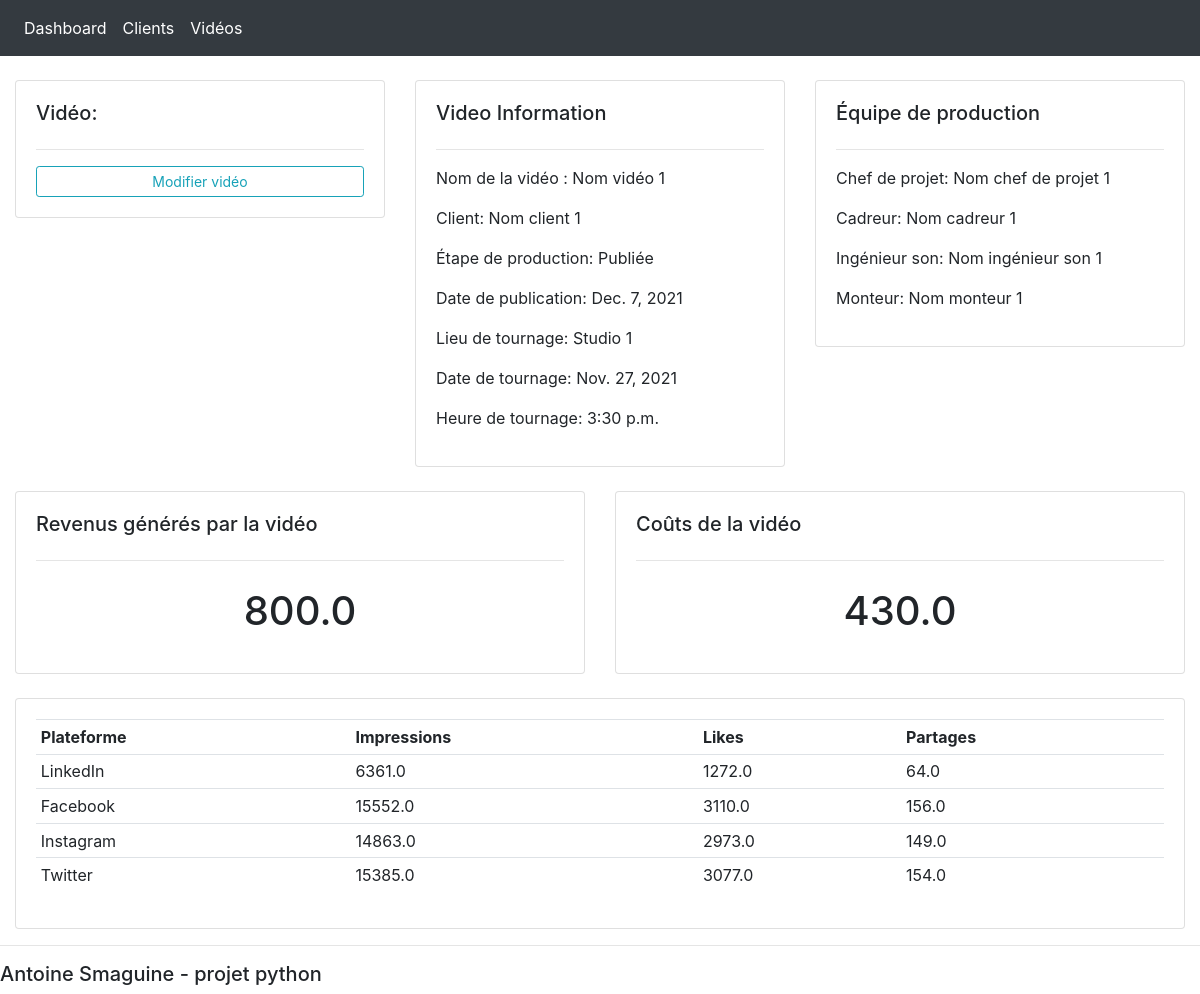
The page /video/1/ on the database its author committed.
### dashboard/models.py (models this page shows, shortened)
class Video(models.Model):
    PRODUCTION_STAGE = (
        ('En pré-production', 'En pré-production'),
        ('En production', 'En production'),
        ('En post-production', 'En post-production'),
        ('Publiée', 'Publiée')
    )
    LIEU_TOURNAGE = (
        ('Studio 1','Studio 1'),
        ('Studio 2','Studio 2'),
        ('Studio 3', 'Studio 3')
    )
    videoName = models.CharField(max_length=200, null=True, blank=True)
    stage = models.CharField(max_length=200, null=True, blank=True, choices=PRODUCTION_STAGE)
    datePublication = models.DateField(null=True, blank=True)
    lieuTournage = models.CharField(max_length=200, null=True, blank=True, choices=LIEU_TOURNAGE)
    dateTournage = models.DateField(null=True, blank=True)
    heureTournage = models.TimeField(null=True, blank=True)
    revenusGen = models.FloatField(null=True, blank=True)
    client = models.ForeignKey(Client, null=True, blank=True, on_delete=models.SET_NULL)
    chefProjet = models.ForeignKey(ChefProjet, null=True, blank=True, on_delete=models.SET_NULL)
    cadreur = models.ForeignKey(Cadreur, null=True, blank=True, on_delete=models.SET_NULL)
    ingénieurSon = models.ForeignKey(IngenieurSon, null=True, blank=True, on_delete=models.SET_NULL)
    monteur = models.ForeignKey(Monteur, null=True, blank=True, on_delete=models.SET_NULL)
    impressionsLinkedin = models.FloatField(null=True, blank=True)
    likesLinkedin = models.FloatField(null=True, blank=True)
    partagesLinkedin = models.FloatField(null=True, blank=True)
    impressionsFacebook = models.FloatField(null=True, blank=True)
    likesFacebook = models.FloatField(null=True, blank=True)
    partagesFacebook = models.FloatField(null=True, blank=True)
    impressionsInstagram = models.FloatField(null=True, blank=True)
    likesInstagram = models.FloatField(null=True, blank=True)
    partagesInstagram = models.FloatField(null=True, blank=True)
    impressionsTwitter = models.FloatField(null=True, blank=True)
    likesTwitter = models.FloatField(null=True, blank=True)
    partagesTwitter = models.FloatField(null=True, blank=True)

class Client(models.Model):
    PROFESSION = (
        ('Avocat', 'Avocat'),
        ('Expert-comptable', 'Expert-comptable'),
        ('Maire', 'Maire')
    )
    STATUT = (
        ('Client','Client'),
        ('Lead qualifié','Lead qualifié'),
        ('Prospect','Prospect')
    )
    firstname = models.CharField(max_length=200, null=True, blank=True)
    lastname = models.CharField(max_length=200, null=True, blank=True)
    profession = models.CharField(max_length=200, null=True, blank=True, choices=PROFESSION)
    statut = models.CharField(max_length=200, null=True, blank=True, choices=STATUT)
    def __str__(self):
        return self.lastname

class ChefProjet(models.Model):
    firstname = models.CharField(max_length=200, null=True, blank=True)
    lastname = models.CharField(max_length=200, null=True, blank=True)
    cost = models.FloatField(null=True, blank=True)
    def __str__(self):
        return self.lastname

class Cadreur(models.Model):
    firstname = models.CharField(max_length=200, null=True, blank=True)
    lastname = models.CharField(max_length=200, null=True, blank=True)
    cost = models.FloatField(null=True, blank=True)
    def __str__(self):
        return self.lastname

class IngenieurSon(models.Model):
    firstname = models.CharField(max_length=200, null=True, blank=True)
    lastname = models.CharField(max_length=200, null=True, blank=True)
    cost = models.FloatField(null=True, blank=True)
    def __str__(self):
        return self.lastname

class Monteur(models.Model):
    firstname = models.CharField(max_length=200, null=True, blank=True)
    lastname = models.CharField(max_length=200, null=True, blank=True)
    cost = models.FloatField(null=True, blank=True)
    def __str__(self):
        return self.lastname

### dashboard/views.py (the view)
# urls.py: path('video/<str:pk>/', views.videoPage, name='video'),
def videoPage(request, pk):
    video = Video.objects.get(id=pk)
    cost = video.chefProjet.cost + video.cadreur.cost + video.ingénieurSon.cost + video.monteur.cost
    context = {'video':video, 'cost':cost}
    return render(request, 'dashboard/video.html', context)

### dashboard/templates/dashboard/video.html (shortened to what this page needs)
{%  extends 'dashboard/main.html' %}
{% block content %}
	<br>
	<div class="row">
		<div class="col-md">
			<div class="card card-body">
				<h5>Vidéo:</h5>
				<hr>
				<a class="btn btn-outline-info  btn-sm btn-block" href="{% url 'update_video' video.id %}">Modifier vidéo</a>
			</div>
		</div>
		<div class="col-md">
			<div class="card card-body">
				<h5>Video Information</h5>
				<hr>
				<p>Nom de la vidéo : {{video.videoName}}</p>
				<p>Client: {{video.client}}</p>
				<p>Étape de production: {{video.stage}}</p>
				<p>Date de publication: {{video.datePublication}}</p>
				<p>Lieu de tournage: {{video.lieuTournage}}</p>
				<p>Date de tournage: {{video.dateTournage}}</p>
				<p>Heure de tournage: {{video.heureTournage}}</p>
			</div>
		</div>
		<div class="col-md">
			<div class="card card-body">
				<h5>Équipe de production</h5>
				<hr>
				<p>Chef de projet: {{video.chefProjet}}</p>
				<p>Cadreur: {{video.cadreur}}</p>
				<p>Ingénieur son: {{video.ingénieurSon}}</p>
				<p>Monteur: {{video.monteur}}</p>
			</div>
		</div>
	</div>
	<br>
	<div class="row">
		<div class="col-md">
			<div class="card card-body">
				<h5>Revenus générés par la vidéo</h5>
				<hr>
				<h1 style="text-align: center;padding: 10px">{{video.revenusGen}}</h1>
			</div>
		</div>
		<div class="col-md">
			<div class="card card-body">
				<h5>Coûts de la vidéo</h5>
				<hr>
				<h1 style="text-align: center;padding: 10px">{{cost}}</h1>
			</div>
		</div>
	</div>
	<br>
	<div class="row">
		<div class="col-md">
			<div class="card card-body">
				<table class="table table-sm">
					<tr>
						<th>Plateforme</th>
						<th>Impressions</th>
						<th>Likes</th>
						<th>Partages</th>
					</tr>
					<tr>
						<td>LinkedIn</td>
						<td>{{video.impressionsLinkedin}}</td>
						<td>{{video.likesLinkedin}}</td>
						<td>{{video.partagesLinkedin}}</td>
					</tr>
					<tr>
						<td>Facebook</td>
						<td>{{video.impressionsFacebook}}</td>
						<td>{{video.likesFacebook}}</td>
						<td>{{video.partagesFacebook}}</td>
					</tr>
					<tr>
						<td>Instagram</td>
						<td>{{video.impressionsInstagram}}</td>
						<td>{{video.likesInstagram}}</td>
						<td>{{video.partagesInstagram}}</td>
					</tr>
					<tr>
						<td>Twitter</td>
						<td>{{video.impressionsTwitter}}</td>
						<td>{{video.likesTwitter}}</td>
						<td>{{video.partagesTwitter}}</td>
					</tr>
				</table>
			</div>
		</div>
	</div>
{% endblock %}

### rows shown on the page
Video: videoName "Nom vidéo 1", client "Nom client 1", stage "Publiée", datePublication "Dec. 7, 2021", lieuTournage "Studio 1", dateTournage "Nov. 27, 2021", heureTournage "3:30 p.m.", chefProjet "Nom chef de projet 1", cadreur "Nom cadreur 1", ingénieurSon "Nom ingénieur son 1", monteur "Nom monteur 1", revenusGen "800.0", impressionsLinkedin "6361.0", likesLinkedin "1272.0", partagesLinkedin "64.0", impressionsFacebook "15552.0", likesFacebook "3110.0", partagesFacebook "156.0", impressionsInstagram "14863.0", likesInstagram "2973.0", partagesInstagram "149.0", impressionsTwitter "15385.0", likesTwitter "3077.0", partagesTwitter "154.0"

### other values the page prints
{{ cost }} "430.0"
